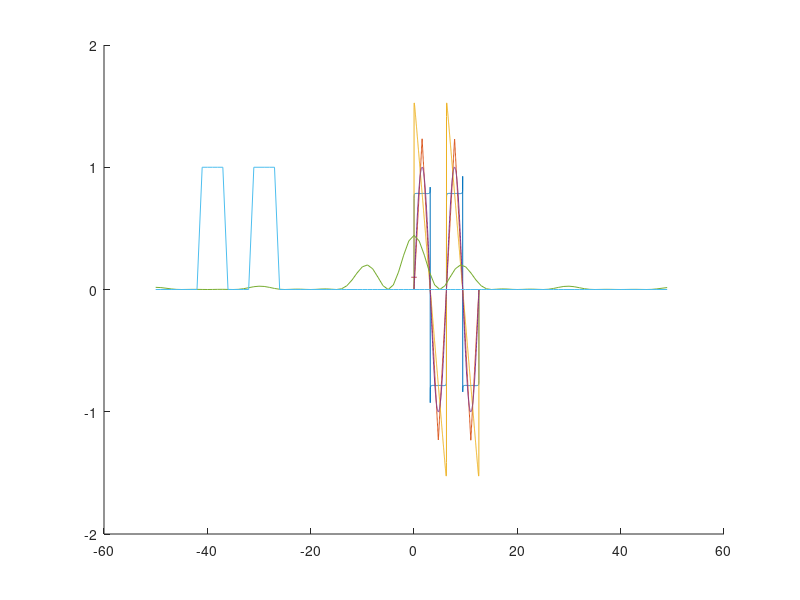

MATLAB code to generate this figure:
%% del 1
t = linspace(0, 4*pi, 1000);
x = zeros(1, length(t));
y = zeros(1, length(t));
z = zeros(1, length(t));
maxn = 1003;

for i = 1:2:maxn
    x = x + 1/i*sin(i.*t);
end

for i = 1:2:maxn
    y = y + ((-1)^((i-1)/2))/(i^2)*sin(i.*t);
end

for i = 1:maxn
    z = z + 1/i*sin(i.*t);
end

hold on
plot(t,x)
plot(t,y)
plot(t,z)
plot(t, sin(t))

%% del 2
n = 100;
S = zeros(1, n);

spalts = 2;
% fler spalter = fler v?gor som interfererar
width = 4;
% bredare spalt = v?gen interfererar med sig sj?lv?
space = 10;
% mer avst?nd = mer interferens?
for i = 1:spalts
    S(space*i: space*i+width) = 1;
end

X = fft(S);

% Ber?kna utan att skifta frekvenserna
%f = (0:n-1);
%pow = abs(X.^2);
%plot(f, pow)

Y = fftshift(X);
fsh = (-n/2:n/2-1);
pows = abs(Y.^2);

hold on
no = pows/norm(pows);
plot(fsh,no)
plot(fsh, S)

%% extra
d = space;
b = width;
N = 3;
lambda = 500;
i0 = 1;
theta = linspace(-pi/6, pi/6);
beta = pi./lambda.*b.*sin(theta);
gamma = pi./lambda.*d.*sin(theta);

intensity = i0.*(sin(beta)./beta).^2.*(sin(N.*gamma)/(sin(gamma))).^2;

no2 = intensity/norm(intensity)
plot(theta, no2)